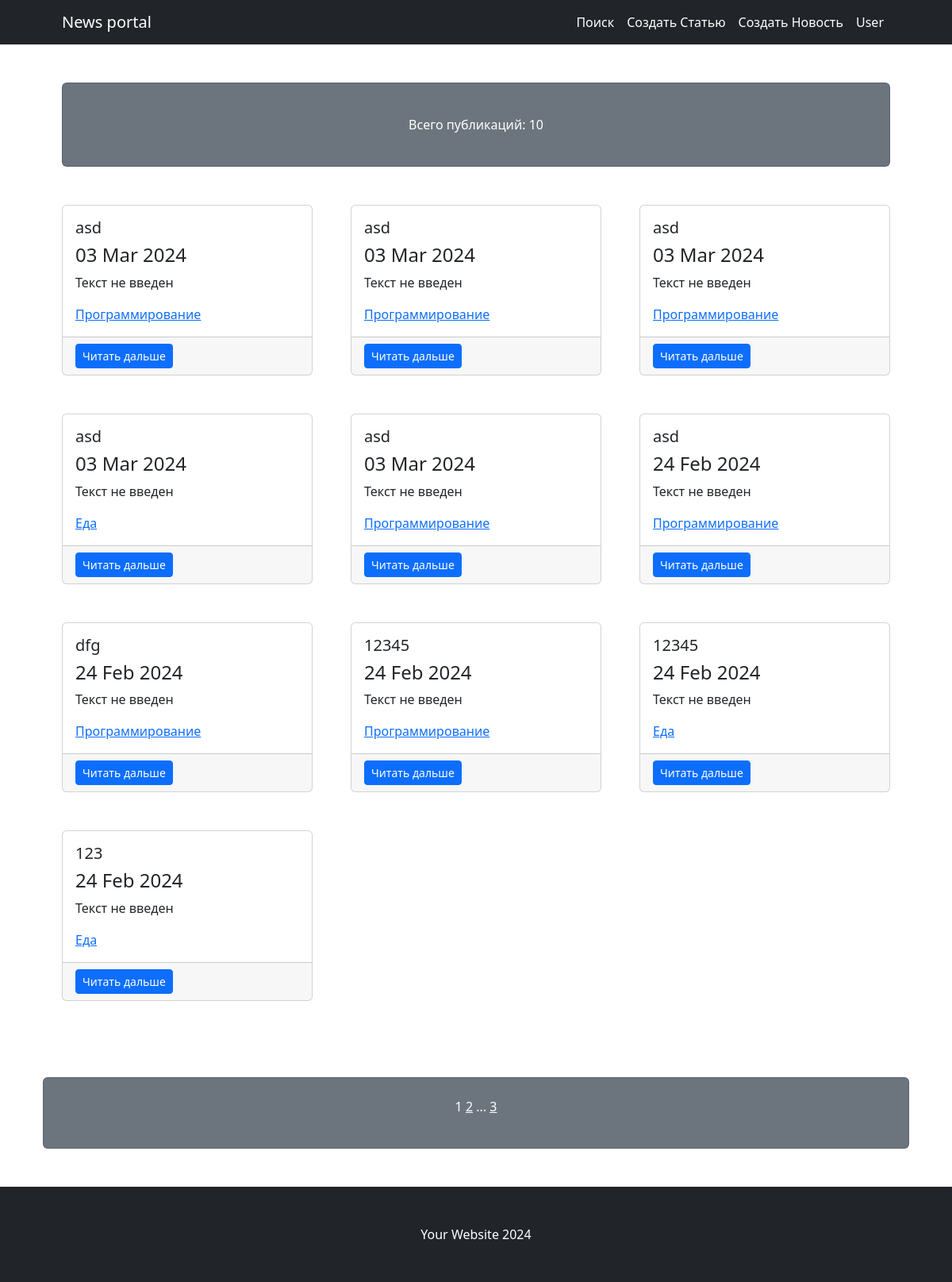
Page /news/ on the committed database.
### simpleapp/models.py (models this page shows, shortened)
class Post(models.Model):
    author = models.ForeignKey(Author, on_delete=models.CASCADE, related_name='posts')
    item = models.CharField(max_length=3, choices=ITEM, default=news)
    date = models.DateTimeField(auto_now_add=True)
    category = models.ManyToManyField(Category, through = "PostCategory")
    heading = models.CharField(max_length=255)
    text = models.TextField(default = "Текст не введен")

class Category(models.Model):
    name = models.CharField(max_length=255, unique=True)
    subscribers = models.ManyToManyField(User, blank=True)
    def __str__(self):
        return self.name

### simpleapp/views.py (the view)
# urls.py: path("", PostList.as_view(), name='news'),
class PostList(ListView):
    model = Post
    ordering = '-date'
    template_name = 'news.html'
    context_object_name = 'posts'
    paginate_by = 10

### simpleapp/templatetags/custom_filters.py (called while the page is built)
@register.filter(name='length')
def currency(value):
   return f'{len(value)} '

@register.filter(name='censor')
def currency(value):
   if type(value)==str:
      for pattern, repl in _TAGS:
        value = re.sub(pattern, repl, value)
   return value

@register.filter(name='post_id')
def currency(value):
   return f'/news/{value}'

### templates/news.html (shortened to what this page needs)
{% extends 'flatpages/default.html' %}
{% load custom_filters %}
{% load custom_tags %}
{% block content %}
    <div class="card text-white bg-secondary my-5 py-4 text-center">
        <div class="card-body"><p class="text-white m-0">Всего публикаций: {{ posts|length}}</p>  </div>
    </div>
    <div class="row gx-4 gx-lg-5">
        {% if posts %}
            {% for post in posts %}
        <div class="col-md-4 mb-5">
            <div class="card h-100">
                <div class="card-body">
                    <h5 class="card-title">{{ post.heading|censor }} </h5>
                    <h4 class="card-title">{{ post.date|date:'d M Y' }}</h4>
                    <p class="card-text">{{ post.text|truncatewords:20|censor }}</p>
                    <p class="card-text">{% for category in post.category.all %}
                    <a href="{% url 'category_list' category.id %}">{{ category }}</a>
                {% endfor %}
                    </p>
                </div>
                <div class="card-footer"><a class="btn btn-primary btn-sm" href={{post.id|post_id}}>Читать дальше</a></div>
            </div>
        </div>
            {% endfor %}
        {% else %}
        <div class="card   my-5 py-4 ">
            <div class="card-body text-center">
                <h1 class="font-weight-light">Постов нет!</h1>
            </div>
        </div>
        {% endif %}
        <div class="card text-white bg-secondary my-5 py-4 text-center"><p>
        {{ page_obj.number }}
        {% if page_obj.has_next %}
            <a class=" text-white " href="?page={{ page_obj.next_page_number }}">{{ page_obj.next_page_number }}</a>
            {% if paginator.num_pages != page_obj.next_page_number %}
                ...
                <a class=" text-white " href="?page={{ page_obj.paginator.num_pages }}">{{ page_obj.paginator.num_pages }}</a>
            {% endif %}
        {% endif %}
    </p></div>
</div>
{% endblock content %}

### templates/flatpages/default.html (shortened to what this page needs)
<!DOCTYPE html>
<html lang="en">
    <head>
        {% load static %}
        <link href="{% static 'css/styles.css' %}" rel="stylesheet" />
    </head>
    <body>
        <nav class="navbar navbar-expand-lg navbar-dark bg-dark">
            <div class="container px-5">
                <a class="navbar-brand" href="/news/">News portal</a>
                <div class="collapse navbar-collapse" id="navbarSupportedContent">
                    <ul class="navbar-nav ms-auto mb-2 mb-lg-0">
                        <li class="nav-item"><a class="nav-link active" aria-current="page" href="/news/search/">Поиск</a></li>
                        <li class="nav-item"><a class="nav-link active" aria-current="page" href="/news/articles/create/">Создать Статью</a></li>
                        <li class="nav-item"><a class="nav-link active" aria-current="page" href="/news/create/">Создать Новость</a></li>
                        <li class="nav-item"><a class="nav-link active" aria-current="page" href="/">User</a></li>
                    </ul>
                </div>
            </div>
        </nav>
        <div class="container px-4 px-lg-5">
            {% block content %}
            {% endblock content %}
        </div>
        <footer class="py-5 bg-dark">
            <div class="container px-4 px-lg-5"><p class="m-0 text-center text-white"> Your Website 2024</p></div>
        </footer>
    </body>
</html>

### rows in the picture
Post: heading|censor "asd", date "03 Mar 2024", text|censor "Текст не введен"
Category: name "Программирование"
Post: heading|censor "asd", date "03 Mar 2024", text|censor "Текст не введен"
Post: heading|censor "asd", date "03 Mar 2024", text|censor "Текст не введен"
Post: heading|censor "asd", date "03 Mar 2024", text|censor "Текст не введен"
Category: name "Еда"
Post: heading|censor "asd", date "03 Mar 2024", text|censor "Текст не введен"
Post: heading|censor "asd", date "24 Feb 2024", text|censor "Текст не введен"
Post: heading|censor "dfg", date "24 Feb 2024", text|censor "Текст не введен"
Post: heading|censor "12345", date "24 Feb 2024", text|censor "Текст не введен"
Post: heading|censor "12345", date "24 Feb 2024", text|censor "Текст не введен"
Post: heading|censor "123", date "24 Feb 2024", text|censor "Текст не введен"

### other values in the picture
{{ posts|length }} "10"
{{ page_obj.number }} "1"
{{ page_obj.next_page_number }} "2"
{{ page_obj.paginator.num_pages }} "3"
